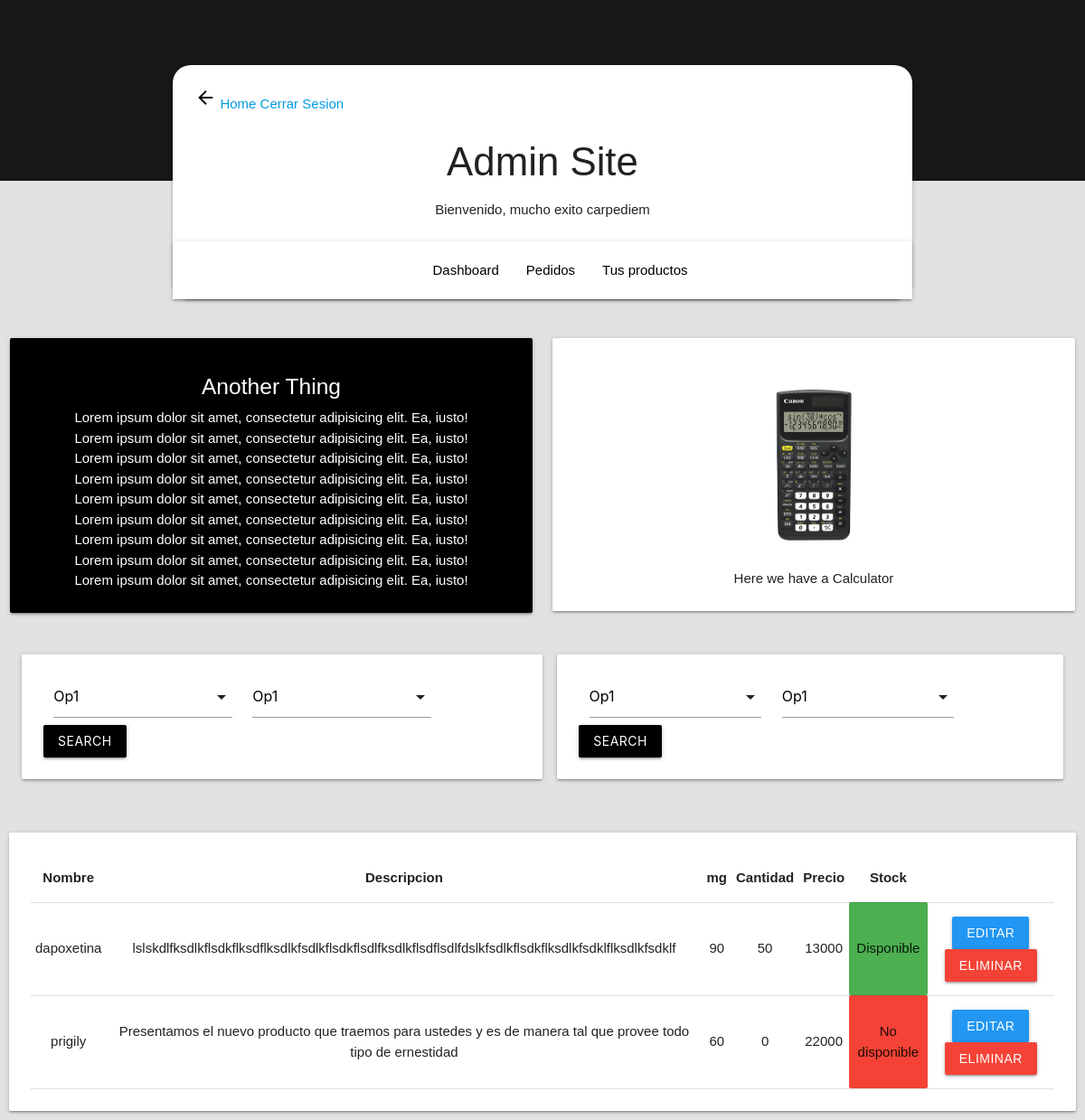
Screenshot of /managment/admin-products (signed in) with the database file from the repository.
### managment/models.py (models this page shows, shortened)
class Product(models.Model):
    name = models.CharField(
            verbose_name= "Nombre Producto",
            max_length = 50,
            null = False,
            blank = False
    )
    short_description = models.CharField(
            verbose_name = "Descripcion Corta",
            max_length = 100,
            null = False,
            blank = False
    )
    description = models.CharField(
            verbose_name = "Descripcion",
            max_length = 200,
            null = False,
            blank = False
    )
    mg = models.IntegerField()
    quantity = models.IntegerField(verbose_name="Cantidad")
    price = models.CharField(verbose_name="precio", max_length=50, null=False,blank=False)
    stock = models.BooleanField(verbose_name="Disponibilidad")

### managment/views.py (the view)
# urls.py: path('admin-products', views.admin_products, name="admin_products"),
def admin_products(request):
    product = Product.objects.all()
    ctx = {'model' : product}
    return render(request, 'admin/admin-products.html',ctx)

### templates/admin/admin-products.html (shortened to what this page needs)
{% extends '../base.html' %}
{% load static %}
{% block content %}
{% include '../admin_navbar.html' %}
{% if request.user.is_superuser %}
<div class="row">
  <div class="col s6">
    <div class="card-panel center-align black white-text">
        <h5  >Another Thing</h5>
        <p >Lorem ipsum dolor sit amet, consectetur adipisicing elit. Ea, iusto!</p>
        <p >Lorem ipsum dolor sit amet, consectetur adipisicing elit. Ea, iusto!</p>
        <p >Lorem ipsum dolor sit amet, consectetur adipisicing elit. Ea, iusto!</p>
        <p >Lorem ipsum dolor sit amet, consectetur adipisicing elit. Ea, iusto!</p>
        <p >Lorem ipsum dolor sit amet, consectetur adipisicing elit. Ea, iusto!</p>
        <p >Lorem ipsum dolor sit amet, consectetur adipisicing elit. Ea, iusto!</p>
        <p >Lorem ipsum dolor sit amet, consectetur adipisicing elit. Ea, iusto!</p>
        <p >Lorem ipsum dolor sit amet, consectetur adipisicing elit. Ea, iusto!</p>
        <p >Lorem ipsum dolor sit amet, consectetur adipisicing elit. Ea, iusto!</p>
    </div>
  </div>
  <div class="col s6">
    <div class="card-panel">
      <h5 class="center-align"><img src="{% static 'img/calculadora.jpg' %}" alt="Calculadora" width="300"></h5>
      <p class="center-align">Here we have a Calculator</p>
    </div>
  </div>
</div>
<div class="row" style="margin:2%;">
  <div class="col s6">
    <div class="row">
    <div class="card-panel">
      <div class="col s5">
      </div>
      <div class="col s5">
      </div>
      <input type="submit" value="Search" class="btn black">
    </div>
    </div>
  </div>
  <div class="col s6">
    <div class="row" style="margin-left:5px;">
    <div class="card-panel">
      <div class="col s5">
      </div>
      <div class="col s5">
      </div>
      <input type="submit" value="Search" class="btn black">
    </div>
    </div>
  </div>
</div>
<div class="card-panel" style="margin:10px;">
  <table class="highlight resposive-table centered">
    <thead>
      <tr>
        <th>Nombre</th>
        <th>Descripcion</th>
        <th>mg</th>
        <th>Cantidad</th>
        <th>Precio</th>
        <th>Stock</th>
      </tr>
    </thead>
{% for p in model %}
    <tbody>
      <tr>
        <td>{{p.name}}</td>
        <td>{{p.description}}</td>
        <td>{{p.mg}}</td>
        <td>{{p.quantity}}</td>
        <td>{{p.price}}</td>
        {% if p.stock %}
          <td class="green">Disponible</td>
        {% else %}
          <td class="red">No disponible</td>
        {% endif %}
        <td>
          <a href="#" class="btn blue">Editar</a>
          <a href="#" class="btn red">Eliminar</a>
        </td>
      </tr>
{% endfor %}
    </tbody>
  </table>
</div>
{% endif %}
{% endblock %}

### templates/base.html (shortened to what this page needs)
{% load static %}
<!DOCTYPE html>
<html lang="es">
<head>
  <link rel="stylesheet" href="https://cdnjs.cloudflare.com/ajax/libs/materialize/1.0.0/css/materialize.min.css">
  <link rel="stylesheet" href="https://stackpath.bootstrapcdn.com/font-awesome/4.7.0/css/font-awesome.min.css">
  <link rel="stylesheet" href="{% static 'css/styles.css' %}">
  <link rel="stylesheet" href="{% static 'css/admin.css' %}">
  <link rel="stylesheet" href="{% static 'css/login.css' %}">
  <link rel="stylesheet" href="https://cdnjs.cloudflare.com/ajax/libs/animate.css/4.1.1/animate.min.css" />
</head>
<body >
  {% block content %}
  {% endblock %}
</body>
</html>

### templates/admin_navbar.html (shortened to what this page needs)
<nav>
</nav>
<div class="container animate__animated animate__fadeInUp">
  <div class="row">
    <div class="col s12">
      <div class="card">
        <div class="card-content">
          <a href="{% url 'core:index' %}">
            <i class="material-icons black-text">arrow_back</i>
            Home
          </a>
          <a href="{% url 'managment:admin_logout' %}">
            Cerrar Sesion
          </a>
          <h3 class="center-align">Admin Site</h3>
          <p class="center-align">Bienvenido, mucho exito {{request.user.username}}</p>
        </div>
        <nav class="white ">
          <ul id="nav-mobile" class=" hide-on-med-and-down" style="margin-left:33.3%;">
            <li><a href="{% url 'managment:admin_home' %}" class="black-text">Dashboard</a></li>
            <li><a href="badges.html" class="black-text">Pedidos</a></li>
            <li><a href="{% url 'managment:admin_products' %}" class="black-text">Tus productos</a></li>
          </ul>
        </nav>
      </div>
    </div>
  </div>
</div>

### static/css/styles.css (style rules this page uses)
* { padding:0; margin:0; box-sizing: border-box; list-style: none; }
body { font-family: Arial, Helvetica, sans-serif; background: rgba(226,226,226,1); }
.card { border-radius: 20px; }

### static/css/admin.css (style rules this page uses)
* { margin:0; padding:0; }

### rows the page displays
Product: name "dapoxetina", description "lslskdlfksdlkflsdkflksdflksdlkfsdlkflsdkflsdlfksdlkflsdflsdlfdslkfsdlkflsdkflksdlkfsdklflksdlkfsdklf", mg "90", quantity "50", price "13000", stock "Disponible"
Product: name "prigily", description "Presentamos el nuevo producto que traemos para ustedes y es de manera tal que provee todo tipo de ernestidad", mg "60", quantity "0", price "22000", stock "No disponible"

### other values shown
{{ request.user.username }} "carpediem"
